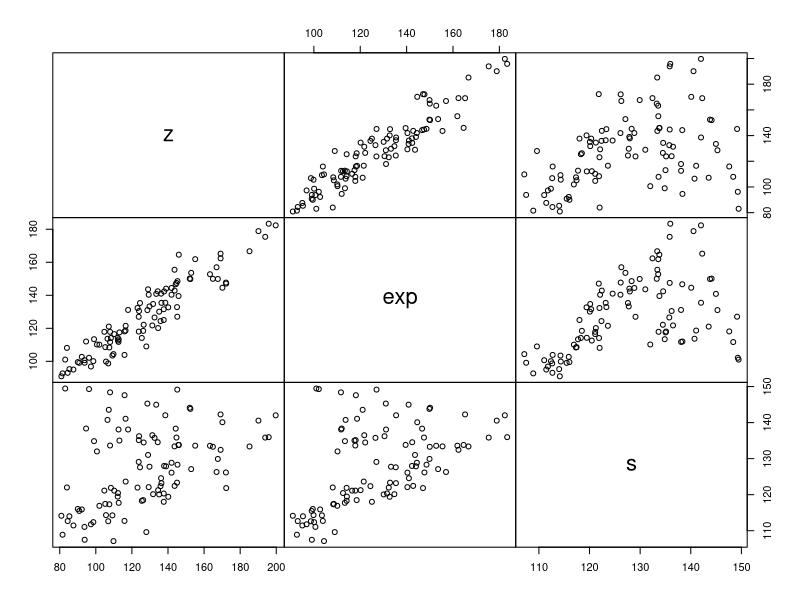

Source code (R):
## see https://github.com/glmmTMB/glmmTMB/issues/928 for discussion

library(glmmTMB)
d <- data.frame(z = as.vector(volcano),
                x = as.vector(row(volcano)),
                y = as.vector(col(volcano)))
set.seed(1)
d$z <- d$z + rnorm(length(volcano), sd=15)
d <- d[sample(nrow(d), 100), ]

d$pos <- numFactor(d$x, d$y)
d$group <- factor(rep(1, nrow(d)))

system.time(
    f <- glmmTMB(z ~ 1 + exp(pos + 0 | group), data=d,
                 control = glmmTMBControl(parallel = 10))
)
predict(f)

f2 <- glmmTMB(z ~ 1 + s(x, y), data=d,
             control = glmmTMBControl(parallel = 10))
predict(f2)

f3 <- glmmTMB(z ~ 1 + s(x, y, bs = "tp"), data=d,
             control = glmmTMBControl(parallel = 10))

identical(predict(f2), predict(f3))

pairs(cbind(z = d$z, exp = predict(f), s = predict(f2)),
      gap = 0)
